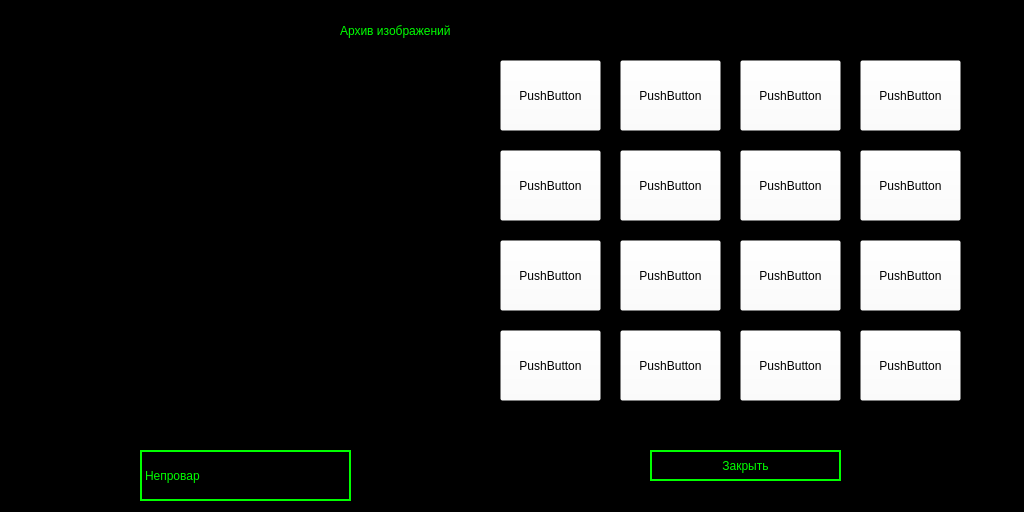
<?xml version="1.0" encoding="UTF-8"?>
<ui version="4.0">
 <class>Dialog</class>
 <widget class="QDialog" name="Dialog">
  <property name="geometry">
   <rect>
    <x>0</x>
    <y>0</y>
    <width>1024</width>
    <height>512</height>
   </rect>
  </property>
  <property name="windowTitle">
   <string>Dialog</string>
  </property>
  <property name="styleSheet">
   <string notr="true">background-color: rgb(0, 0, 0);</string>
  </property>
  <widget class="QLabel" name="label">
   <property name="geometry">
    <rect>
     <x>340</x>
     <y>10</y>
     <width>381</width>
     <height>41</height>
    </rect>
   </property>
   <property name="styleSheet">
    <string notr="true">color: rgb(0, 255, 0);
font: 24pt &quot;GOST type B&quot;;</string>
   </property>
   <property name="text">
    <string>Архив изображений</string>
   </property>
  </widget>
  <widget class="QGraphicsView" name="graphicsView">
   <property name="geometry">
    <rect>
     <x>30</x>
     <y>60</y>
     <width>431</width>
     <height>381</height>
    </rect>
   </property>
  </widget>
  <widget class="QGraphicsView" name="graphicsView_2">
   <property name="geometry">
    <rect>
     <x>500</x>
     <y>60</y>
     <width>101</width>
     <height>71</height>
    </rect>
   </property>
  </widget>
  <widget class="QGraphicsView" name="graphicsView_3">
   <property name="geometry">
    <rect>
     <x>620</x>
     <y>60</y>
     <width>101</width>
     <height>71</height>
    </rect>
   </property>
  </widget>
  <widget class="QGraphicsView" name="graphicsView_4">
   <property name="geometry">
    <rect>
     <x>740</x>
     <y>60</y>
     <width>101</width>
     <height>71</height>
    </rect>
   </property>
  </widget>
  <widget class="QGraphicsView" name="graphicsView_5">
   <property name="geometry">
    <rect>
     <x>860</x>
     <y>60</y>
     <width>101</width>
     <height>71</height>
    </rect>
   </property>
  </widget>
  <widget class="QGraphicsView" name="graphicsView_6">
   <property name="geometry">
    <rect>
     <x>500</x>
     <y>150</y>
     <width>101</width>
     <height>71</height>
    </rect>
   </property>
  </widget>
  <widget class="QGraphicsView" name="graphicsView_7">
   <property name="geometry">
    <rect>
     <x>620</x>
     <y>150</y>
     <width>101</width>
     <height>71</height>
    </rect>
   </property>
  </widget>
  <widget class="QGraphicsView" name="graphicsView_8">
   <property name="geometry">
    <rect>
     <x>740</x>
     <y>150</y>
     <width>101</width>
     <height>71</height>
    </rect>
   </property>
  </widget>
  <widget class="QGraphicsView" name="graphicsView_9">
   <property name="geometry">
    <rect>
     <x>860</x>
     <y>150</y>
     <width>101</width>
     <height>71</height>
    </rect>
   </property>
  </widget>
  <widget class="QGraphicsView" name="graphicsView_10">
   <property name="geometry">
    <rect>
     <x>500</x>
     <y>240</y>
     <width>101</width>
     <height>71</height>
    </rect>
   </property>
  </widget>
  <widget class="QGraphicsView" name="graphicsView_11">
   <property name="geometry">
    <rect>
     <x>620</x>
     <y>240</y>
     <width>101</width>
     <height>71</height>
    </rect>
   </property>
  </widget>
  <widget class="QGraphicsView" name="graphicsView_12">
   <property name="geometry">
    <rect>
     <x>740</x>
     <y>240</y>
     <width>101</width>
     <height>71</height>
    </rect>
   </property>
  </widget>
  <widget class="QGraphicsView" name="graphicsView_13">
   <property name="geometry">
    <rect>
     <x>860</x>
     <y>240</y>
     <width>101</width>
     <height>71</height>
    </rect>
   </property>
  </widget>
  <widget class="QGraphicsView" name="graphicsView_14">
   <property name="geometry">
    <rect>
     <x>500</x>
     <y>330</y>
     <width>101</width>
     <height>71</height>
    </rect>
   </property>
  </widget>
  <widget class="QGraphicsView" name="graphicsView_15">
   <property name="geometry">
    <rect>
     <x>620</x>
     <y>330</y>
     <width>101</width>
     <height>71</height>
    </rect>
   </property>
  </widget>
  <widget class="QGraphicsView" name="graphicsView_16">
   <property name="geometry">
    <rect>
     <x>740</x>
     <y>330</y>
     <width>101</width>
     <height>71</height>
    </rect>
   </property>
  </widget>
  <widget class="QGraphicsView" name="graphicsView_17">
   <property name="geometry">
    <rect>
     <x>860</x>
     <y>330</y>
     <width>101</width>
     <height>71</height>
    </rect>
   </property>
  </widget>
  <widget class="QLabel" name="label_2">
   <property name="geometry">
    <rect>
     <x>140</x>
     <y>450</y>
     <width>211</width>
     <height>51</height>
    </rect>
   </property>
   <property name="styleSheet">
    <string notr="true">color: rgb(0, 255, 0);
font: 24pt &quot;GOST type B&quot;;
border:2px solid rgb(0, 255, 0)</string>
   </property>
   <property name="text">
    <string>Непровар</string>
   </property>
  </widget>
  <widget class="QPushButton" name="pushButton_5">
   <property name="geometry">
    <rect>
     <x>650</x>
     <y>450</y>
     <width>191</width>
     <height>31</height>
    </rect>
   </property>
   <property name="styleSheet">
    <string notr="true">
QPushButton{
color: rgb(0, 255, 0);
font: 16pt &quot;GOST type A&quot;;
border: 2px solid rgb(0, 255, 0)
}

QPushButton:pressed{
background-color:  rgb(0, 255, 0);
color: rgb(0, 0, 0);
}</string>
   </property>
   <property name="text">
    <string>Закрыть</string>
   </property>
  </widget>
  <widget class="QPushButton" name="pushButton">
   <property name="geometry">
    <rect>
     <x>500</x>
     <y>60</y>
     <width>101</width>
     <height>71</height>
    </rect>
   </property>
   <property name="styleSheet">
    <string notr="true">background-color: rgb(255, 255, 255,0);</string>
   </property>
   <property name="text">
    <string>PushButton</string>
   </property>
  </widget>
  <widget class="QPushButton" name="pushButton_2">
   <property name="geometry">
    <rect>
     <x>620</x>
     <y>60</y>
     <width>101</width>
     <height>71</height>
    </rect>
   </property>
   <property name="styleSheet">
    <string notr="true">background-color: rgb(255, 255, 255,0);</string>
   </property>
   <property name="text">
    <string>PushButton</string>
   </property>
  </widget>
  <widget class="QPushButton" name="pushButton_3">
   <property name="geometry">
    <rect>
     <x>740</x>
     <y>60</y>
     <width>101</width>
     <height>71</height>
    </rect>
   </property>
   <property name="styleSheet">
    <string notr="true">background-color: rgb(255, 255, 255,0);</string>
   </property>
   <property name="text">
    <string>PushButton</string>
   </property>
  </widget>
  <widget class="QPushButton" name="pushButton_4">
   <property name="geometry">
    <rect>
     <x>860</x>
     <y>60</y>
     <width>101</width>
     <height>71</height>
    </rect>
   </property>
   <property name="styleSheet">
    <string notr="true">background-color: rgb(255, 255, 255,0);</string>
   </property>
   <property name="text">
    <string>PushButton</string>
   </property>
  </widget>
  <widget class="QPushButton" name="pushButton_6">
   <property name="geometry">
    <rect>
     <x>500</x>
     <y>150</y>
     <width>101</width>
     <height>71</height>
    </rect>
   </property>
   <property name="styleSheet">
    <string notr="true">background-color: rgb(255, 255, 255,0);</string>
   </property>
   <property name="text">
    <string>PushButton</string>
   </property>
  </widget>
  <widget class="QPushButton" name="pushButton_7">
   <property name="geometry">
    <rect>
     <x>620</x>
     <y>150</y>
     <width>101</width>
     <height>71</height>
    </rect>
   </property>
   <property name="styleSheet">
    <string notr="true">background-color: rgb(255, 255, 255,0);</string>
   </property>
   <property name="text">
    <string>PushButton</string>
   </property>
  </widget>
  <widget class="QPushButton" name="pushButton_8">
   <property name="geometry">
    <rect>
     <x>740</x>
     <y>150</y>
     <width>101</width>
     <height>71</height>
    </rect>
   </property>
   <property name="styleSheet">
    <string notr="true">background-color: rgb(255, 255, 255,0);</string>
   </property>
   <property name="text">
    <string>PushButton</string>
   </property>
  </widget>
  <widget class="QPushButton" name="pushButton_9">
   <property name="geometry">
    <rect>
     <x>860</x>
     <y>150</y>
     <width>101</width>
     <height>71</height>
    </rect>
   </property>
   <property name="styleSheet">
    <string notr="true">background-color: rgb(255, 255, 255,0);</string>
   </property>
   <property name="text">
    <string>PushButton</string>
   </property>
  </widget>
  <widget class="QPushButton" name="pushButton_10">
   <property name="geometry">
    <rect>
     <x>500</x>
     <y>240</y>
     <width>101</width>
     <height>71</height>
    </rect>
   </property>
   <property name="styleSheet">
    <string notr="true">background-color: rgb(255, 255, 255,0);</string>
   </property>
   <property name="text">
    <string>PushButton</string>
   </property>
  </widget>
  <widget class="QPushButton" name="pushButton_11">
   <property name="geometry">
    <rect>
     <x>620</x>
     <y>240</y>
     <width>101</width>
     <height>71</height>
    </rect>
   </property>
   <property name="styleSheet">
    <string notr="true">background-color: rgb(255, 255, 255,0);</string>
   </property>
   <property name="text">
    <string>PushButton</string>
   </property>
  </widget>
  <widget class="QPushButton" name="pushButton_12">
   <property name="geometry">
    <rect>
     <x>740</x>
     <y>240</y>
     <width>101</width>
     <height>71</height>
    </rect>
   </property>
   <property name="styleSheet">
    <string notr="true">background-color: rgb(255, 255, 255,0);</string>
   </property>
   <property name="text">
    <string>PushButton</string>
   </property>
  </widget>
  <widget class="QPushButton" name="pushButton_13">
   <property name="geometry">
    <rect>
     <x>860</x>
     <y>240</y>
     <width>101</width>
     <height>71</height>
    </rect>
   </property>
   <property name="styleSheet">
    <string notr="true">background-color: rgb(255, 255, 255,0);</string>
   </property>
   <property name="text">
    <string>PushButton</string>
   </property>
  </widget>
  <widget class="QPushButton" name="pushButton_14">
   <property name="geometry">
    <rect>
     <x>500</x>
     <y>330</y>
     <width>101</width>
     <height>71</height>
    </rect>
   </property>
   <property name="styleSheet">
    <string notr="true">background-color: rgb(255, 255, 255,0);</string>
   </property>
   <property name="text">
    <string>PushButton</string>
   </property>
  </widget>
  <widget class="QPushButton" name="pushButton_15">
   <property name="geometry">
    <rect>
     <x>620</x>
     <y>330</y>
     <width>101</width>
     <height>71</height>
    </rect>
   </property>
   <property name="styleSheet">
    <string notr="true">background-color: rgb(255, 255, 255,0);</string>
   </property>
   <property name="text">
    <string>PushButton</string>
   </property>
  </widget>
  <widget class="QPushButton" name="pushButton_16">
   <property name="geometry">
    <rect>
     <x>740</x>
     <y>330</y>
     <width>101</width>
     <height>71</height>
    </rect>
   </property>
   <property name="styleSheet">
    <string notr="true">background-color: rgb(255, 255, 255,0);</string>
   </property>
   <property name="text">
    <string>PushButton</string>
   </property>
  </widget>
  <widget class="QPushButton" name="pushButton_17">
   <property name="geometry">
    <rect>
     <x>860</x>
     <y>330</y>
     <width>101</width>
     <height>71</height>
    </rect>
   </property>
   <property name="styleSheet">
    <string notr="true">background-color: rgb(255, 255, 255,0);</string>
   </property>
   <property name="text">
    <string>PushButton</string>
   </property>
  </widget>
 </widget>
 <resources/>
 <connections/>
</ui>
